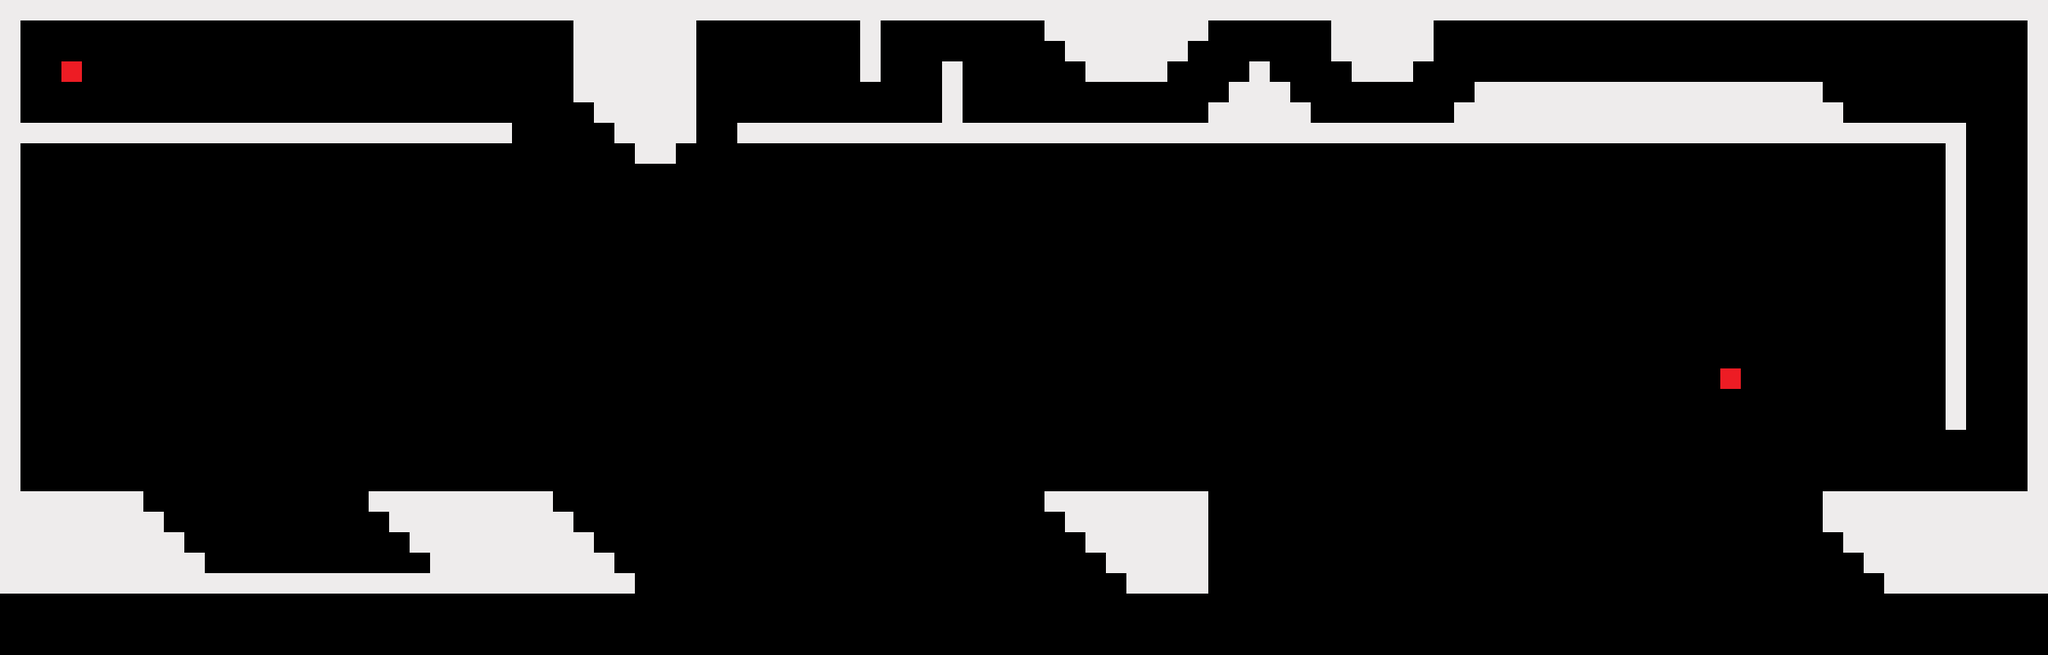

Tiled map render using the project's own tile images. Description and the map definition, with tile-layer contents summarised, below:
An orthogonal 100x32 tile map with 25x25 px tiles, 1 tile layer (CollisionLayer), 3 tilesets.

<map version="1.0" orientation="orthogonal" renderorder="right-down" width="100" height="32" tilewidth="25" tileheight="25" nextobjectid="1">
 <tileset firstgid="1" name="White and transp" tilewidth="25" tileheight="25">
  <image source="../img/tilesets/whiteAndTransp.png" width="50" height="25" />
  <tile id="0">
   <properties>
    <property name="tileType" value="solid" />
   </properties>
  </tile>
  <tile id="1">
   <properties>
    <property name="tileType" value="air" />
   </properties>
  </tile>
 </tileset>
 <tileset firstgid="3" name="pit" tilewidth="25" tileheight="25">
  <image source="../img/tilesets/whiteAndTransp.png" width="50" height="25" />
  <tile id="1">
   <properties>
    <property name="tileType" value="pit" />
   </properties>
  </tile>
 </tileset>
 <tileset firstgid="5" name="target" tilewidth="25" tileheight="25">
  <image source="../img/tilesets/targetTile.png" width="25" height="25" />
  <tile id="0">
   <properties>
    <property name="tileType" value="target" />
   </properties>
  </tile>
 </tileset>
 <layer name="CollisionLayer" width="100" height="32">
  <data>[3200 cells, 3200 non-empty, 4 distinct tile ids]</data>
 </layer>
</map>
